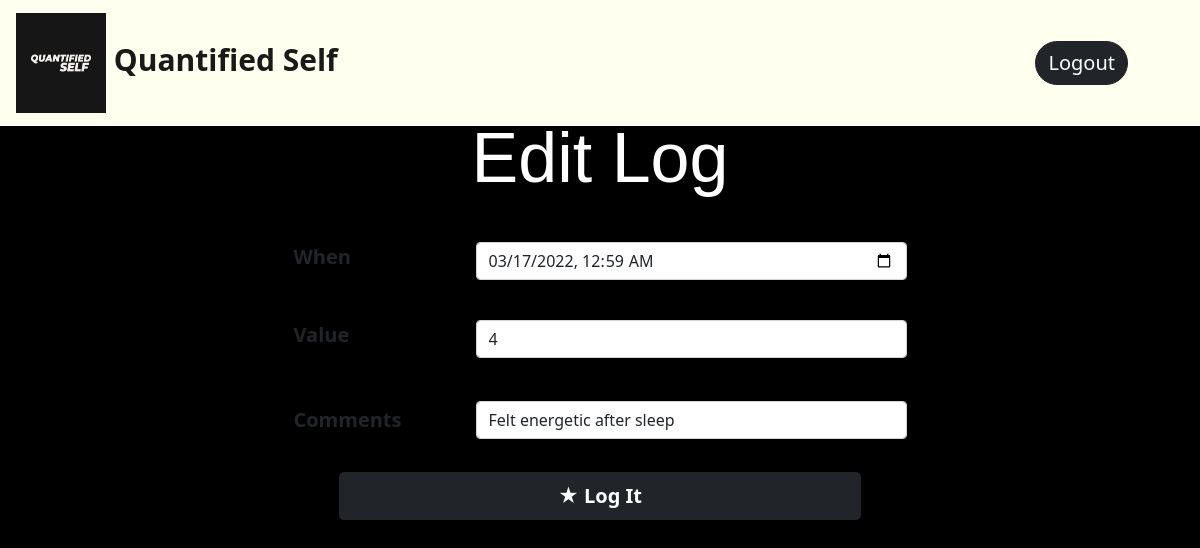
The page /update_log/9 on the database its author committed.
### app.py (models this page shows)
class Log(db.Model):
    __tablename__ = 'logger'
    logger_id = db.Column(db.Integer, autoincrement=True, primary_key=True)
    tracker_id = db.Column(db.Integer, db.ForeignKey("tracker.tracker_id"), nullable=False)
    log_value = db.Column(db.String, nullable=False)
    comments = db.Column(db.String, nullable=True)
    timestamp = db.Column(db.String, nullable=False, default=datetime.now())

### app.py (the view, shortened to what this page needs)
@app.route('/update_log/<int:tid>', methods=['GET','POST'])
def update_log(tid):
    logfil = Log.query.filter_by(tracker_id=tid).first()
    trackfil = Tracker.query.filter_by(tracker_id=tid).first()
    if request.method=='GET':
        return render_template('update_log.html', logfil=logfil, trackfil=trackfil)

### templates/update_log.html (shortened to what this page needs)
<!DOCTYPE html>
<html lang="en">
<head>
    <link href="https://cdn.jsdelivr.net/npm/bootstrap@5.1.3/dist/css/bootstrap.min.css" rel="stylesheet"
>
    <link rel="stylesheet" type="text/css" href="{{ url_for('static' ,filename='style.css') }}">
</head>
<body class="bg-Logs">
    <nav class="navbar navbar-light ">
        <div class="container mx-1 ">
            <a class="navbar-brand" style="font-size: 30px;" href="/dashboard/{{trackfil.user_id}}">
                <img src="{{ url_for('static' ,filename='QS logo.png') }}" alt="" width="90" height="100" class="d-inline-block align-text-middle">
                <b> Quantified Self </b>
            </a>
            <a class="btn btn-dark btn-block mx-1" style="font-size:20px; border-radius: 25px;" href="/logout">Logout </a>
        </div>
    </nav>
    <form method="post" action="/update_log/{{trackfil.tracker_id}}">
        <h1 class=" display-4 mx-5 centre-log"
            style="font-family: 'Franklin Gothic Medium', 'Arial Narrow', Arial, sans-serif; font-size: 70px;position: relative; top: -10px; text-align: center;">
            Edit Log</h1><br>
        <div class="edit-tracker">
            <div class="container mb-3 mx-5 row">
                <label for="trackerdesc" class="col-sm-2 form-label" style="font-size: 20px;"><b>When</b></label>
                <div class="col-sm-5">
                    <input class="form-control" name="newtime" type="datetime-local" value="{{logfil.timestamp}}"
                        aria-label="Disabled input example">
                </div>
            </div><br>
            {% if trackfil.tracker_type=='Numerical' %}
            <div class="container mb-3 mx-5 row">
                <label for="trackerdesc" class="col-sm-2 form-label" style="font-size: 20px;"><b>Value</b></label>
                <div class="col-sm-5">
                    <input class="form-control" name="newval" type="text" value="{{logfil.log_value}}"
                    aria-label="Disabled input example">
                </div>
            </div><br>
            {% endif %}
            <div class="container mb-3 mx-5 row">
                <label for="trackername" class="col-sm-2 col-form-label" style="font-size: 20px;"><b>Comments</b></label>
                <div class="col-sm-5">
                    <input class="form-control" name="newcomm" type="text" value="{{logfil.comments}}"
                        aria-label="Disabled input example">
                </div>
                <div style="text-align: center; position: relative; bottom:-30px;" class="d-grid gap-2 col-6 mx-auto">
                    <button type="submit" class="btn btn-dark btn-block btn-lg " value="Logit"><span
                            style="font-size:100%;color:white;">&starf;</span> <b> Log It </b></button>
                </div>
            </div>
        </div>
    </form>
</body>
</html>

### static/style.css (style rules this page uses)
.bg-Logs { background: #000000; background: -webkit-linear-gradient(to right, #000000, #000000); background: linear-gradient(to right, #000000, #000000); }
h1 { color: white; font-family: unset; }
.navbar { background: ivory; }
.row { align-content: center; align-items: center; }
.edit-tracker { display: flex; align-items: center; flex-direction: column; }
.edit-tracker .row { justify-content: center; }

### rows shown on the page
Log: newtime "03/17/2022 00:59", newval "4", newcomm "Felt energetic after sleep"
